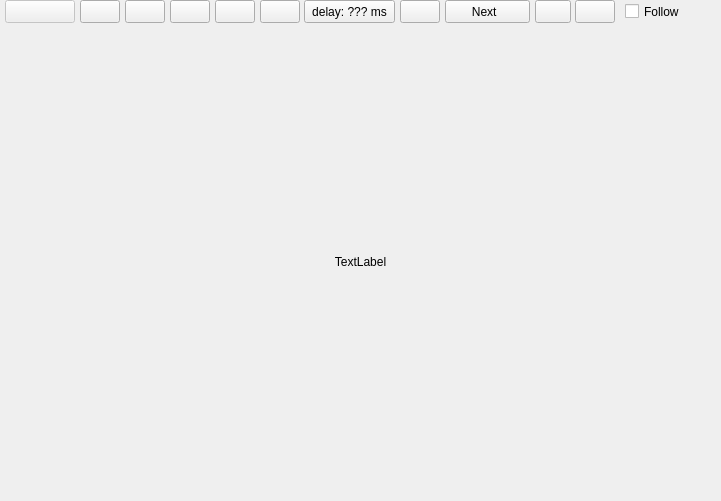
<?xml version="1.0" encoding="UTF-8"?>
<ui version="4.0">
 <class>mms_foto_viewer_MainWindow</class>
 <widget class="QMainWindow" name="mms_foto_viewer_MainWindow">
  <property name="geometry">
   <rect>
    <x>0</x>
    <y>0</y>
    <width>721</width>
    <height>501</height>
   </rect>
  </property>
  <property name="minimumSize">
   <size>
    <width>721</width>
    <height>501</height>
   </size>
  </property>
  <property name="windowTitle">
   <string notr="true">mms_foto_viewer</string>
  </property>
  <property name="windowIcon">
   <iconset>
    <normaloff>../img/mfv_ico.png</normaloff>../img/mfv_ico.png</iconset>
  </property>
  <widget class="QWidget" name="centralwidget">
   <widget class="QPushButton" name="Path_pushButton">
    <property name="enabled">
     <bool>false</bool>
    </property>
    <property name="geometry">
     <rect>
      <x>5</x>
      <y>0</y>
      <width>70</width>
      <height>23</height>
     </rect>
    </property>
    <property name="text">
     <string notr="true"/>
    </property>
    <property name="icon">
     <iconset>
      <normaloff>../img/foto.svg</normaloff>../img/foto.svg</iconset>
    </property>
   </widget>
   <widget class="QPushButton" name="Play_back_pushButton">
    <property name="geometry">
     <rect>
      <x>80</x>
      <y>0</y>
      <width>40</width>
      <height>23</height>
     </rect>
    </property>
    <property name="text">
     <string notr="true"/>
    </property>
    <property name="icon">
     <iconset>
      <normaloff>../img/left.svg</normaloff>../img/left.svg</iconset>
    </property>
   </widget>
   <widget class="QPushButton" name="Back_pushButton">
    <property name="geometry">
     <rect>
      <x>125</x>
      <y>0</y>
      <width>40</width>
      <height>23</height>
     </rect>
    </property>
    <property name="text">
     <string notr="true"/>
    </property>
    <property name="icon">
     <iconset>
      <normaloff>../img/left1.svg</normaloff>../img/left1.svg</iconset>
    </property>
   </widget>
   <widget class="QPushButton" name="Stop_pushButton">
    <property name="geometry">
     <rect>
      <x>170</x>
      <y>0</y>
      <width>40</width>
      <height>23</height>
     </rect>
    </property>
    <property name="text">
     <string notr="true"/>
    </property>
    <property name="icon">
     <iconset>
      <normaloff>../img/stop.svg</normaloff>../img/stop.svg</iconset>
    </property>
   </widget>
   <widget class="QPushButton" name="Forward_pushButton">
    <property name="geometry">
     <rect>
      <x>215</x>
      <y>0</y>
      <width>40</width>
      <height>23</height>
     </rect>
    </property>
    <property name="text">
     <string notr="true"/>
    </property>
    <property name="icon">
     <iconset>
      <normaloff>../img/right1.svg</normaloff>../img/right1.svg</iconset>
    </property>
   </widget>
   <widget class="QPushButton" name="Play_forward_pushButton">
    <property name="geometry">
     <rect>
      <x>260</x>
      <y>0</y>
      <width>40</width>
      <height>23</height>
     </rect>
    </property>
    <property name="text">
     <string notr="true"/>
    </property>
    <property name="icon">
     <iconset>
      <normaloff>../img/right.svg</normaloff>../img/right.svg</iconset>
    </property>
   </widget>
   <widget class="QPushButton" name="Delay_pushButton">
    <property name="geometry">
     <rect>
      <x>304</x>
      <y>0</y>
      <width>91</width>
      <height>23</height>
     </rect>
    </property>
    <property name="text">
     <string notr="true">delay: ??? ms</string>
    </property>
   </widget>
   <widget class="QPushButton" name="Save_pushButton">
    <property name="geometry">
     <rect>
      <x>400</x>
      <y>0</y>
      <width>40</width>
      <height>23</height>
     </rect>
    </property>
    <property name="text">
     <string notr="true"/>
    </property>
    <property name="icon">
     <iconset>
      <normaloff>../img/save.svg</normaloff>../img/save.svg</iconset>
    </property>
   </widget>
   <widget class="QPushButton" name="Extra_window_pushButton">
    <property name="geometry">
     <rect>
      <x>445</x>
      <y>0</y>
      <width>85</width>
      <height>23</height>
     </rect>
    </property>
    <property name="layoutDirection">
     <enum>Qt::RightToLeft</enum>
    </property>
    <property name="text">
     <string notr="true">Next  </string>
    </property>
    <property name="icon">
     <iconset>
      <normaloff>../img/mfv_ico.png</normaloff>../img/mfv_ico.png</iconset>
    </property>
   </widget>
   <widget class="QPushButton" name="About_pushButton">
    <property name="geometry">
     <rect>
      <x>535</x>
      <y>0</y>
      <width>36</width>
      <height>23</height>
     </rect>
    </property>
    <property name="text">
     <string notr="true"/>
    </property>
    <property name="icon">
     <iconset>
      <normaloff>../img/info.svg</normaloff>../img/info.svg</iconset>
    </property>
   </widget>
   <widget class="QLabel" name="label">
    <property name="geometry">
     <rect>
      <x>0</x>
      <y>22</y>
      <width>721</width>
      <height>480</height>
     </rect>
    </property>
    <property name="text">
     <string>TextLabel</string>
    </property>
    <property name="alignment">
     <set>Qt::AlignCenter</set>
    </property>
   </widget>
   <widget class="QPushButton" name="Show_pushButton">
    <property name="geometry">
     <rect>
      <x>45</x>
      <y>10</y>
      <width>1</width>
      <height>1</height>
     </rect>
    </property>
    <property name="text">
     <string notr="true"/>
    </property>
   </widget>
   <widget class="QToolButton" name="zts">
    <property name="geometry">
     <rect>
      <x>575</x>
      <y>0</y>
      <width>40</width>
      <height>23</height>
     </rect>
    </property>
    <property name="font">
     <font>
      <weight>50</weight>
      <bold>false</bold>
     </font>
    </property>
    <property name="autoFillBackground">
     <bool>false</bool>
    </property>
    <property name="text">
     <string notr="true"/>
    </property>
    <property name="icon">
     <iconset>
      <normaloff>../img/zoom_to_select.svg</normaloff>../img/zoom_to_select.svg</iconset>
    </property>
   </widget>
   <widget class="QCheckBox" name="follow">
    <property name="geometry">
     <rect>
      <x>625</x>
      <y>0</y>
      <width>91</width>
      <height>23</height>
     </rect>
    </property>
    <property name="text">
     <string>Follow</string>
    </property>
    <property name="icon">
     <iconset>
      <normaloff>../img/follow.svg</normaloff>../img/follow.svg</iconset>
    </property>
   </widget>
  </widget>
 </widget>
 <resources/>
 <connections/>
</ui>
